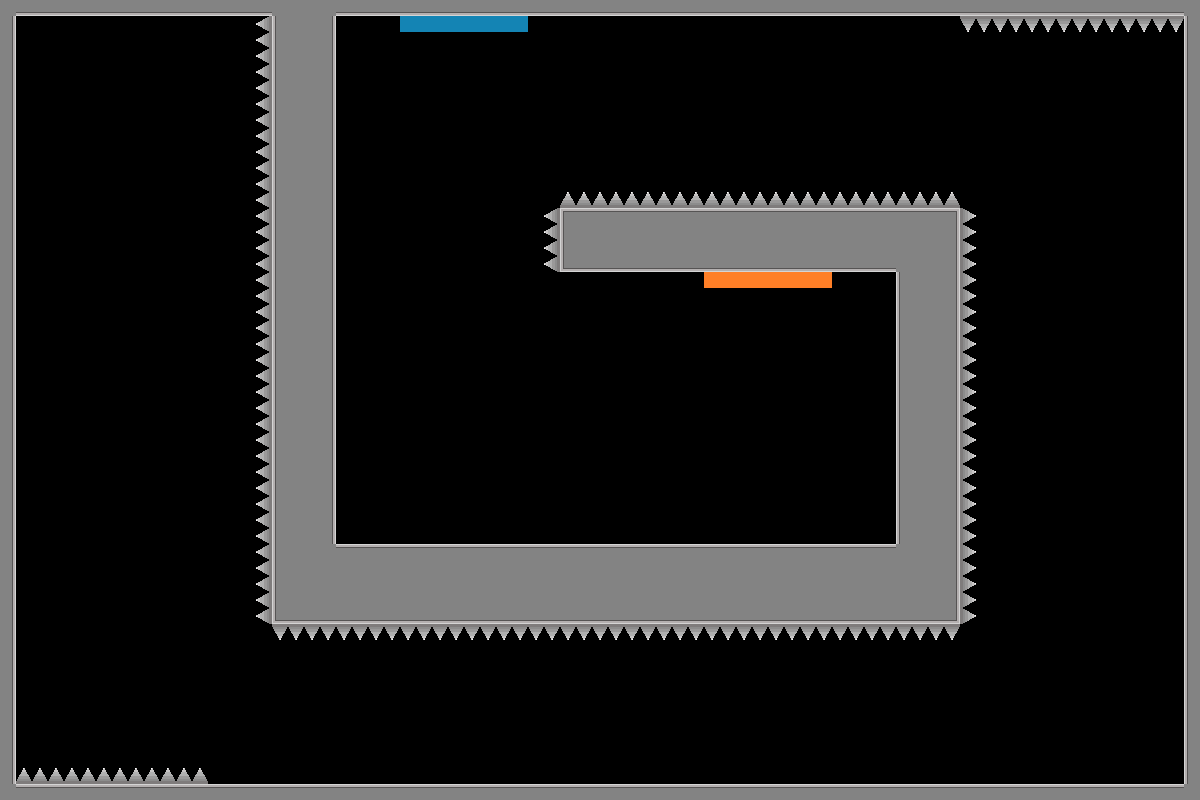

A 2D game scene composited from a Tiled map and its tileset images. What follows is a short description and the map's XML, with each tile layer's data collapsed to a summary:
An orthogonal 75x50 tile map with 16x16 px tiles, 1 tile layer (Tile Layer 1) and 5 objects (clock, gravity_swap, B_portal_ceiling, Orange_portal_floor, slow_time).

<map version="1.10" tiledversion="1.12.2" orientation="orthogonal" renderorder="right-down" width="75" height="50" tilewidth="16" tileheight="16" infinite="0" nextlayerid="3" nextobjectid="7">
 <tileset firstgid="1" source="place_holder_tileset.tsx" />
 <layer id="1" name="Tile Layer 1" width="75" height="50">
  <data>[3750 cells, 939 non-empty, 15 distinct tile ids]</data>
 </layer>
 <objectgroup id="2" name="object_layer">
  <object id="1" name="time_stop" type="clock" x="1078.38" y="56.5166" width="80" height="80">
   <properties>
    <property name="ability_type" value="clock" />
   </properties>
   <ellipse />
  </object>
  <object id="3" name="gravity_swap" x="1041.85" y="683.525" width="100" height="100">
   <properties>
    <property name="ability_type" value="gravity_swap" />
   </properties>
  </object>
  <object id="4" name="B_portal_ceiling" x="402.898" y="12.5097" width="128" height="16">
   <properties>
    <property name="portal_id" type="int" value="1" />
    <property name="portal_rotation" type="int" value="180" />
    <property name="portal_target" type="int" value="2" />
    <property name="portal_type" value="portal" />
   </properties>
  </object>
  <object id="5" name="Orange_portal_floor" x="703.305" y="271.897" width="128" height="16">
   <properties>
    <property name="portal_id" type="int" value="2" />
    <property name="portal_rotation" type="int" value="180" />
    <property name="portal_target" type="int" value="1" />
    <property name="portal_type" value="portal" />
   </properties>
  </object>
  <object id="6" name="slow_time" x="120.807" y="433.962" width="60" height="90">
   <properties>
    <property name="ability_type" value="slow_time" />
   </properties>
  </object>
 </objectgroup>
</map>
